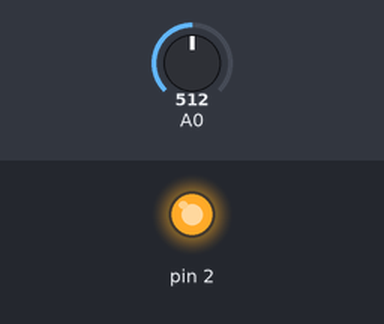
Simulated run of this sketch. Board: Arduino Uno, built with avr-gcc and run on an emulated ATmega328P. On the bench: output pins drawn as LEDs (lit = HIGH). The inputs (shaded band) are chosen by the test bench; at power-on: A0 = 512.

Above: at 0.1 s.
Timing chart, 0 to 1.6 s (numbered marks = the images above):
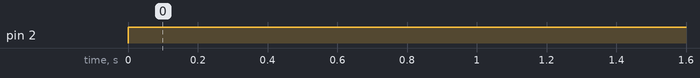

The sketch:

sensor_uv.ino
```cpp
void setup() {
  // put your setup code here, to run once:

  pinMode(4,INPUT);
  pinMode(3,INPUT);
  pinMode(2,OUTPUT);
//  Serial.begin(9600);

}

void loop() {
  // put your main code here, to run repeatedly:


  if( analogRead(0) > 0 ){
    digitalWrite(2,HIGH);
  }
  delay(1000);

}
```

Measured:
- by itself, pin 2: LOW → HIGH at 0.00 s
